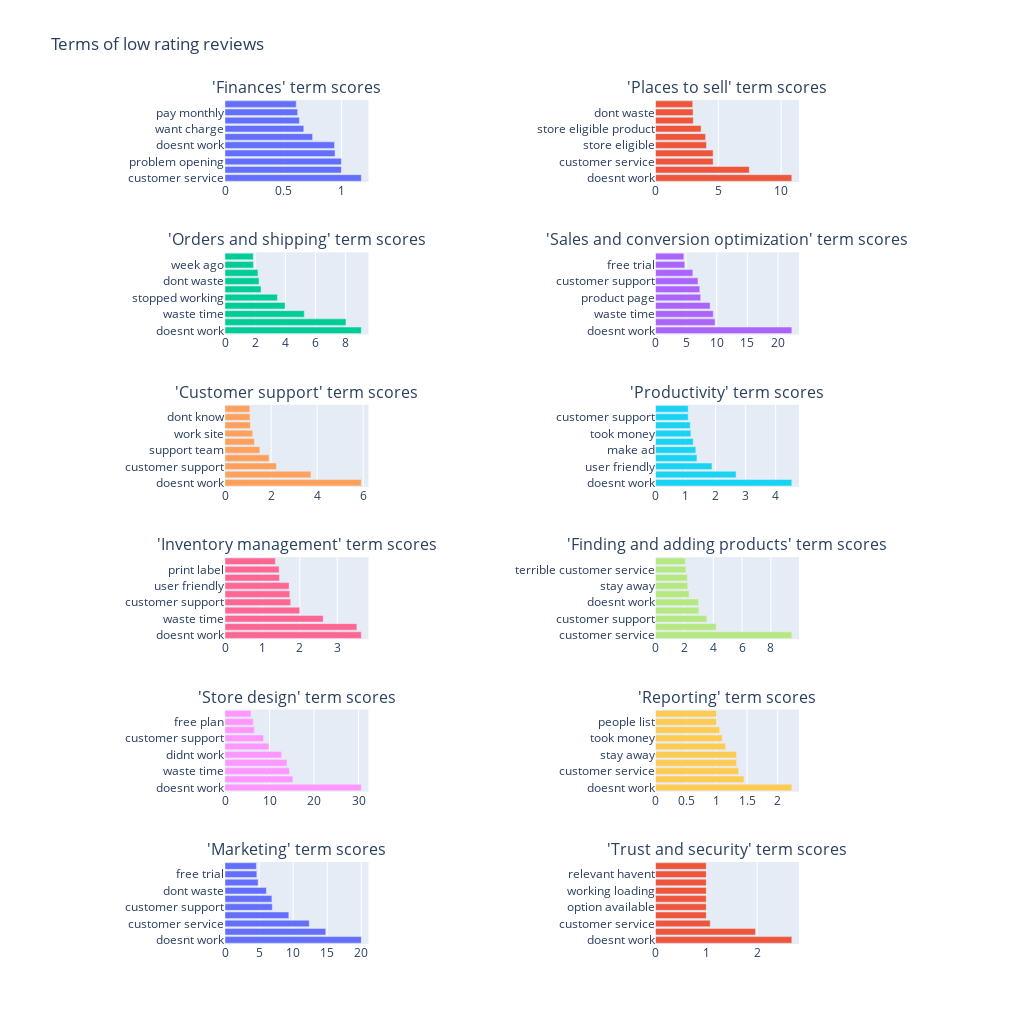

Source (notebook cell):
### Code cell
for number, chart in enumerate(charts):
    row = int(number / 2) + 1
    col = 1 if (number % 2 == 0) else 2
    fig.append_trace(chart, row, col)
    
fig['layout'].update(title='Terms of low rating reviews', 
                     height=1024, width=1024, 
                     margin=go.layout.Margin(l=225, r=225), showlegend=False)
py.iplot(fig)

### Figure 1 — Plotly figure (JSON) as saved in the notebook; plotly's stock layout.template omitted (floating-point values rounded to 4 significant figures)
{"data": [{"name": "Finances", "orientation": "h", "type": "bar", "x": [1.171, 1, 1, 0.9454, 0.941, 0.7527, 0.677, 0.6392, 0.6243, 0.6118], "xaxis": "x", "y": ["customer service", "added charge", "problem opening", "waste time", "doesnt work", "stay away", "want charge", "error dont", "pay monthly", "sync product"], "yaxis": "y"}, {"name": "Places to sell", "orientation": "h", "type": "bar", "x": [10.85, 7.464, 4.59, 4.586, 4.056, 3.988, 3.63, 3.008, 2.99, 2.963], "xaxis": "x2", "y": ["doesnt work", "waste time", "customer service", "sale channel", "store eligible", "eligible product", "store eligible product", "tag product", "dont waste", "sync product"], "yaxis": "y2"}, {"name": "Orders and shipping", "orientation": "h", "type": "bar", "x": [9.04, 8.022, 5.259, 3.985, 3.477, 2.386, 2.256, 2.186, 1.884, 1.872], "xaxis": "x3", "y": ["doesnt work", "customer service", "waste time", "customer support", "stopped working", "waste money", "dont waste", "support team", "week ago", "free trial"], "yaxis": "y3"}, {"name": "Sales and conversion optimization", "orientation": "h", "type": "bar", "x": [22.27, 9.723, 9.44, 8.921, 7.375, 7.237, 6.942, 6.1, 4.783, 4.63], "xaxis": "x4", "y": ["doesnt work", "customer service", "waste time", "didnt work", "product page", "dont know", "customer support", "stopped working", "free trial", "work properly"], "yaxis": "y4"}, {"name": "Customer support", "orientation": "h", "type": "bar", "x": [5.918, 3.73, 2.238, 1.915, 1.512, 1.278, 1.204, 1.102, 1.085, 1.079], "xaxis": "x5", "y": ["doesnt work", "customer service", "customer support", "waste time", "support team", "dont work", "work site", "cancel plan", "dont know", "terrible support"], "yaxis": "y5"}, {"name": "Productivity", "orientation": "h", "type": "bar", "x": [4.538, 2.683, 1.879, 1.379, 1.342, 1.255, 1.178, 1.158, 1.089, 1.088], "xaxis": "x6", "y": ["doesnt work", "waste time", "user friendly", "zero star", "make ad", "print label", "took money", "didnt work", "customer support", "bring old"], "yaxis": "y6"}, {"name": "Inventory management", "orientation": "h", "type": "bar", "x": [3.646, 3.527, 2.626, 1.997, 1.757, 1.732, 1.713, 1.459, 1.447, 1.348], "xaxis": "x7", "y": ["doesnt work", "customer service", "waste time", "free trial", "customer support", "didnt work", "user friendly", "zero star", "print label", "dont waste"], "yaxis": "y7"}, {"name": "Finding and adding products", "orientation": "h", "type": "bar", "x": [9.454, 4.211, 3.556, 3.002, 2.984, 2.333, 2.237, 2.207, 2.112, 2.065], "xaxis": "x8", "y": ["customer service", "waste time", "customer support", "import product", "doesnt work", "terrible customer", "stay away", "dont waste", "terrible customer service", "product store"], "yaxis": "y8"}, {"name": "Store design", "orientation": "h", "type": "bar", "x": [30.63, 15.25, 14.48, 13.92, 12.73, 9.869, 8.663, 6.612, 6.347, 5.837], "xaxis": "x9", "y": ["doesnt work", "customer service", "waste time", "dont know", "didnt work", "product page", "customer support", "free version", "free plan", "free trial"], "yaxis": "y9"}, {"name": "Reporting", "orientation": "h", "type": "bar", "x": [2.232, 1.449, 1.362, 1.329, 1.326, 1.148, 1.093, 1.051, 1, 1], "xaxis": "x10", "y": ["doesnt work", "waste time", "customer service", "stopped working", "stay away", "waste money", "took money", "trial period", "people list", "hour learning"], "yaxis": "y10"}, {"name": "Marketing", "orientation": "h", "type": "bar", "x": [20.0, 14.78, 12.36, 9.362, 6.94, 6.88, 6.074, 4.86, 4.66, 4.602], "xaxis": "x11", "y": ["doesnt work", "waste time", "customer service", "dont know", "customer support", "didnt work", "dont waste", "dont waste time", "free trial", "free plan"], "yaxis": "y11"}, {"name": "Trust and security", "orientation": "h", "type": "bar", "x": [2.682, 1.968, 1.077, 1, 1, 1, 1, 1, 1, 1], "xaxis": "x12", "y": ["doesnt work", "ne pa", "customer service", "gar ist", "option available", "install good", "working loading", "pour application", "relevant havent", "dont angry"], "yaxis": "y12"}], "layout": {"annotations": [{"font": {"size": 16}, "showarrow": false, "text": "'Finances' term scores", "x": 0.125, "xanchor": "center", "xref": "paper", "y": 1.0, "yanchor": "bottom", "yref": "paper"}, {"font": {"size": 16}, "showarrow": false, "text": "'Places to sell' term scores", "x": 0.875, "xanchor": "center", "xref": "paper", "y": 1.0, "yanchor": "bottom", "yref": "paper"}, {"font": {"size": 16}, "showarrow": false, "text": "'Orders and shipping' term scores", "x": 0.125, "xanchor": "center", "xref": "paper", "y": 0.8194, "yanchor": "bottom", "yref": "paper"}, {"font": {"size": 16}, "showarrow": false, "text": "'Sales and conversion optimization' term scores", "x": 0.875, "xanchor": "center", "xref": "paper", "y": 0.8194, "yanchor": "bottom", "yref": "paper"}, {"font": {"size": 16}, "showarrow": false, "text": "'Customer support' term scores", "x": 0.125, "xanchor": "center", "xref": "paper", "y": 0.6389, "yanchor": "bottom", "yref": "paper"}, {"font": {"size": 16}, "showarrow": false, "text": "'Productivity' term scores", "x": 0.875, "xanchor": "center", "xref": "paper", "y": 0.6389, "yanchor": "bottom", "yref": "paper"}, {"font": {"size": 16}, "showarrow": false, "text": "'Inventory management' term scores", "x": 0.125, "xanchor": "center", "xref": "paper", "y": 0.4583, "yanchor": "bottom", "yref": "paper"}, {"font": {"size": 16}, "showarrow": false, "text": "'Finding and adding products' term scores", "x": 0.875, "xanchor": "center", "xref": "paper", "y": 0.4583, "yanchor": "bottom", "yref": "paper"}, {"font": {"size": 16}, "showarrow": false, "text": "'Store design' term scores", "x": 0.125, "xanchor": "center", "xref": "paper", "y": 0.2778, "yanchor": "bottom", "yref": "paper"}, {"font": {"size": 16}, "showarrow": false, "text": "'Reporting' term scores", "x": 0.875, "xanchor": "center", "xref": "paper", "y": 0.2778, "yanchor": "bottom", "yref": "paper"}, {"font": {"size": 16}, "showarrow": false, "text": "'Marketing' term scores", "x": 0.125, "xanchor": "center", "xref": "paper", "y": 0.09722, "yanchor": "bottom", "yref": "paper"}, {"font": {"size": 16}, "showarrow": false, "text": "'Trust and security' term scores", "x": 0.875, "xanchor": "center", "xref": "paper", "y": 0.09722, "yanchor": "bottom", "yref": "paper"}], "height": 1024, "margin": {"l": 225, "r": 225}, "showlegend": false, "title": {"text": "Terms of low rating reviews"}, "width": 1024, "xaxis": {"anchor": "y", "domain": [0, 0.25]}, "xaxis10": {"anchor": "y10", "domain": [0.75, 1]}, "xaxis11": {"anchor": "y11", "domain": [0, 0.25]}, "xaxis12": {"anchor": "y12", "domain": [0.75, 1]}, "xaxis2": {"anchor": "y2", "domain": [0.75, 1]}, "xaxis3": {"anchor": "y3", "domain": [0, 0.25]}, "xaxis4": {"anchor": "y4", "domain": [0.75, 1]}, "xaxis5": {"anchor": "y5", "domain": [0, 0.25]}, "xaxis6": {"anchor": "y6", "domain": [0.75, 1]}, "xaxis7": {"anchor": "y7", "domain": [0, 0.25]}, "xaxis8": {"anchor": "y8", "domain": [0.75, 1]}, "xaxis9": {"anchor": "y9", "domain": [0, 0.25]}, "yaxis": {"anchor": "x", "domain": [0.9028, 1.0]}, "yaxis10": {"anchor": "x10", "domain": [0.1806, 0.2778]}, "yaxis11": {"anchor": "x11", "domain": [0, 0.09722]}, "yaxis12": {"anchor": "x12", "domain": [0, 0.09722]}, "yaxis2": {"anchor": "x2", "domain": [0.9028, 1.0]}, "yaxis3": {"anchor": "x3", "domain": [0.7222, 0.8194]}, "yaxis4": {"anchor": "x4", "domain": [0.7222, 0.8194]}, "yaxis5": {"anchor": "x5", "domain": [0.5417, 0.6389]}, "yaxis6": {"anchor": "x6", "domain": [0.5417, 0.6389]}, "yaxis7": {"anchor": "x7", "domain": [0.3611, 0.4583]}, "yaxis8": {"anchor": "x8", "domain": [0.3611, 0.4583]}, "yaxis9": {"anchor": "x9", "domain": [0.1806, 0.2778]}}}
